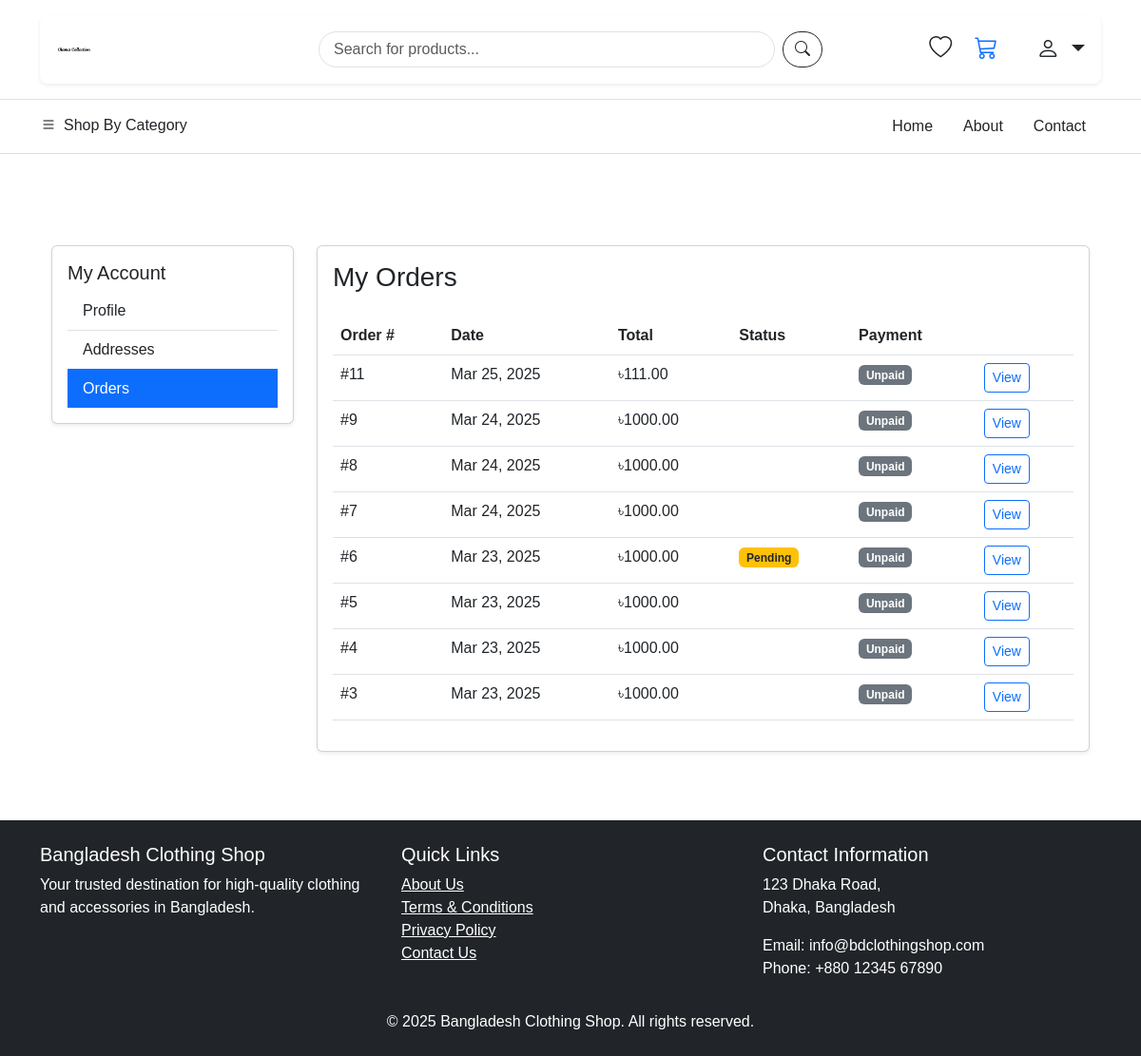
The page /orders/history/ (signed in) on the database as committed earlier.
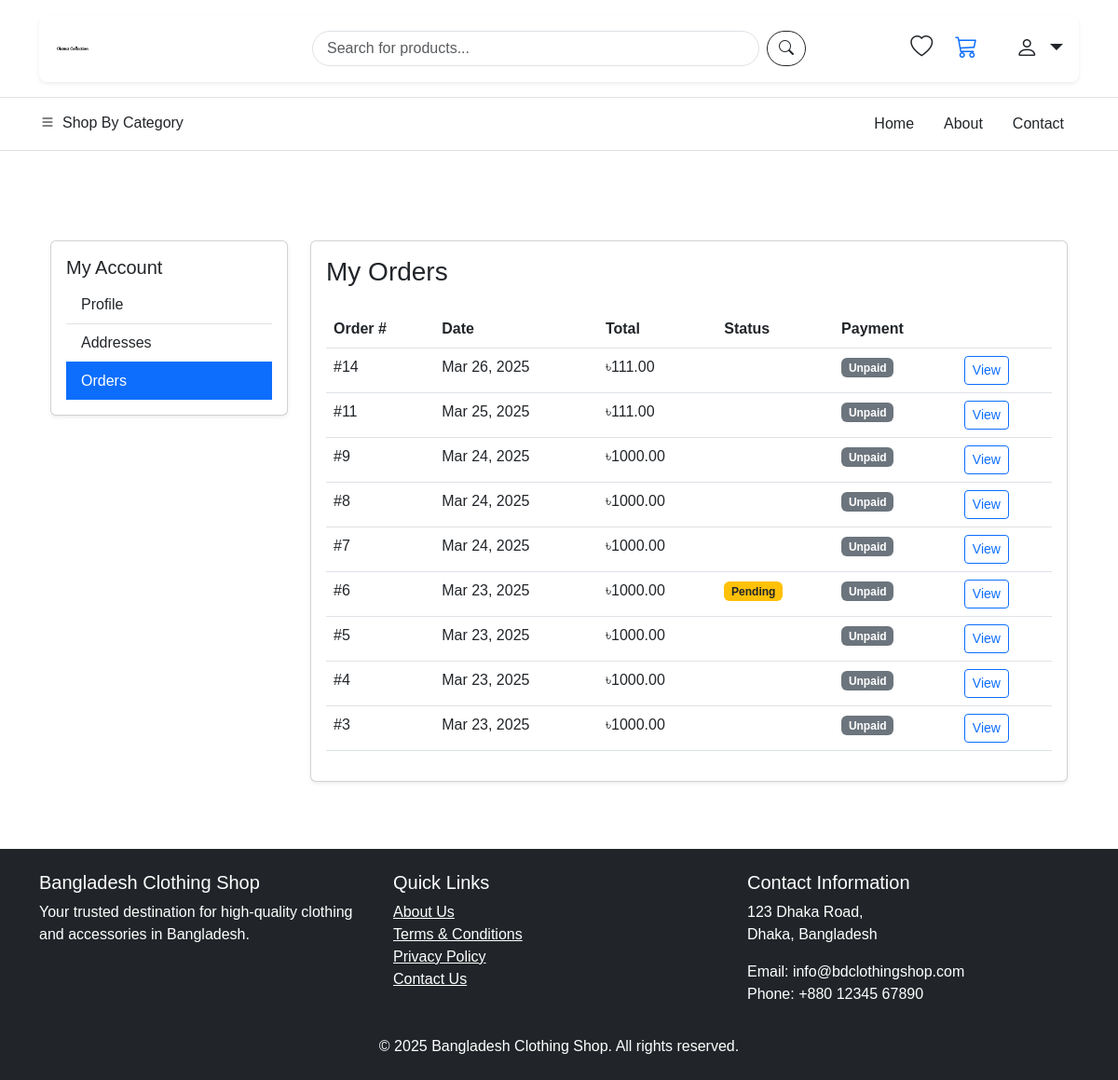
The same page on the database as committed later.
### orders/models.py (models this page shows, shortened)
class Order(models.Model):
    order_number = models.CharField(max_length=20, unique=True, null=True, blank=True)
    customer = models.ForeignKey(User, on_delete=models.SET_NULL, related_name='orders', null=True, blank=True)
    shipping_address = models.TextField(null=True, blank=True)
    billing_address = models.TextField(blank=True, null=True)
    payment_method = models.CharField(max_length=50, null=True, blank=True)  # Made nullable
    payment_status = models.CharField(max_length=50, default='pending')
    total_amount = models.DecimalField(max_digits=10, decimal_places=2, null=True, blank=True)  # Made nullable
    created_at = models.DateTimeField(auto_now_add=True)
    updated_at = models.DateTimeField(auto_now=True)
    status = models.ForeignKey('crm.OrderStatus', on_delete=models.SET_NULL, null=True, blank=True)
    tracking_code = models.CharField(max_length=50, blank=True, null=True)
    consignment_id = models.CharField(max_length=50, blank=True, null=True)
    delivery_status = models.CharField(max_length=50, blank=True, null=True)
    inventory_updated = models.BooleanField(default=False)

### orders/views.py (the view)
# urls.py: path('history/', views.order_history, name='history'),
@login_required
def order_history(request):
    orders = Order.objects.filter(customer=request.user).order_by('-created_at')
    return render(request, 'orders/history.html', {
        'title': 'Order History',
        'orders': orders
    })

### cart/models.py (called while the page is built)
    @property
    def total_items(self):
        return sum(item.quantity for item in self.items.all())

### templates/orders/history.html (shortened to what this page needs)
{% extends 'base.html' %}
{% load static %}
{% block content %}
<div class="container my-5">
    <div class="row">
        <div class="col-md-3 mb-4">
            <div class="card shadow-sm">
                <div class="card-body">
                    <h5 class="card-title">My Account</h5>
                    <div class="list-group list-group-flush">
                        <a href="{% url 'accounts:profile' %}" class="list-group-item list-group-item-action">Profile</a>
                        <a href="{% url 'accounts:address_list' %}" class="list-group-item list-group-item-action">Addresses</a>
                        <a href="{% url 'orders:history' %}" class="list-group-item list-group-item-action active">Orders</a>
                    </div>
                </div>
            </div>
        </div>
        <div class="col-md-9">
            <div class="card shadow-sm">
                <div class="card-body">
                    <h3 class="card-title mb-4">My Orders</h3>
                    {% if orders %}
                        <div class="table-responsive">
                            <table class="table table-hover">
                                <thead>
                                    <tr>
                                        <th>Order #</th>
                                        <th>Date</th>
                                        <th>Total</th>
                                        <th>Status</th>
                                        <th>Payment</th>
                                        <th></th>
                                    </tr>
                                </thead>
                                <tbody>
                                    {% for order in orders %}
                                    <tr>
                                        <td>#{{ order.id }}</td>
                                        <td>{{ order.created_at|date:"M d, Y" }}</td>
                                        <td>৳{{ order.total_amount }}</td>
                                        <td>
                                            {% if order.status.name == 'Pending' %}
                                                <span class="badge bg-warning text-dark">Pending</span>
                                            {% elif order.status == 'processing' %}
                                                <span class="badge bg-info">Processing</span>
                                            {% elif order.status == 'shipped' %}
                                                <span class="badge bg-primary">Shipped</span>
                                            {% elif order.status == 'delivered' %}
                                                <span class="badge bg-success">Delivered</span>
                                            {% elif order.status == 'cancelled' %}
                                                <span class="badge bg-danger">Cancelled</span>
                                            {% endif %}
                                        </td>
                                        <td>
                                            {% if order.payment_status == 'paid' %}
                                                <span class="badge bg-success">Paid</span>
                                            {% else %}
                                                <span class="badge bg-secondary">Unpaid</span>
                                            {% endif %}
                                        </td>
                                        <td>
                                            <a href="{% url 'orders:confirmation' order.id %}" class="btn btn-sm btn-outline-primary">
                                                View
                                            </a>
                                        </td>
                                    </tr>
                                    {% endfor %}
                                </tbody>
                            </table>
                        </div>
                    {% endif %}
                </div>
            </div>
        </div>
    </div>
</div>
{% endblock %}

Rows that differ between the two databases and show on the page:
added Order: id "14", created_at "Mar 26, 2025", total_amount "111.00", payment_status "Unpaid"
